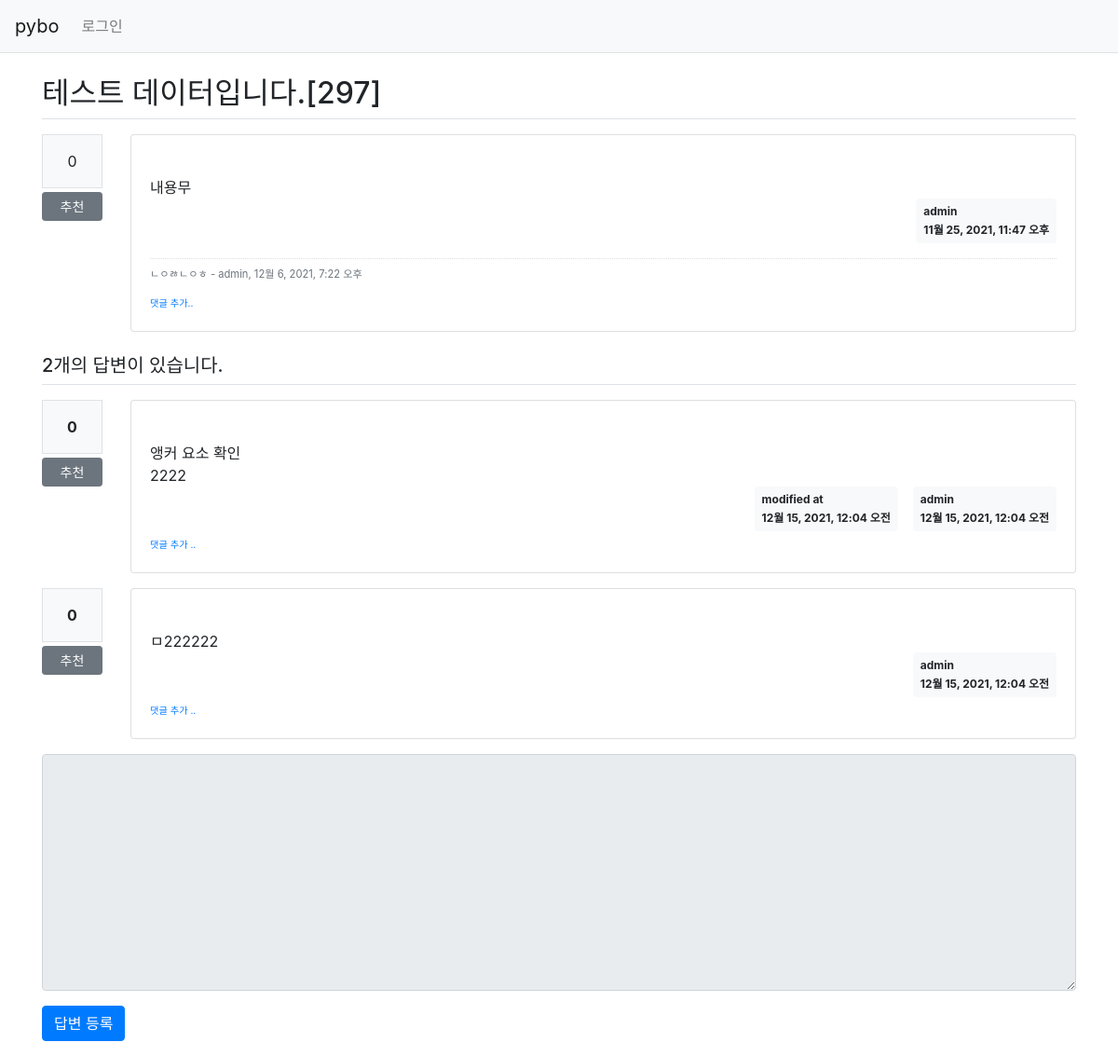
/pybo/303/, run on an earlier commit of the app's database.
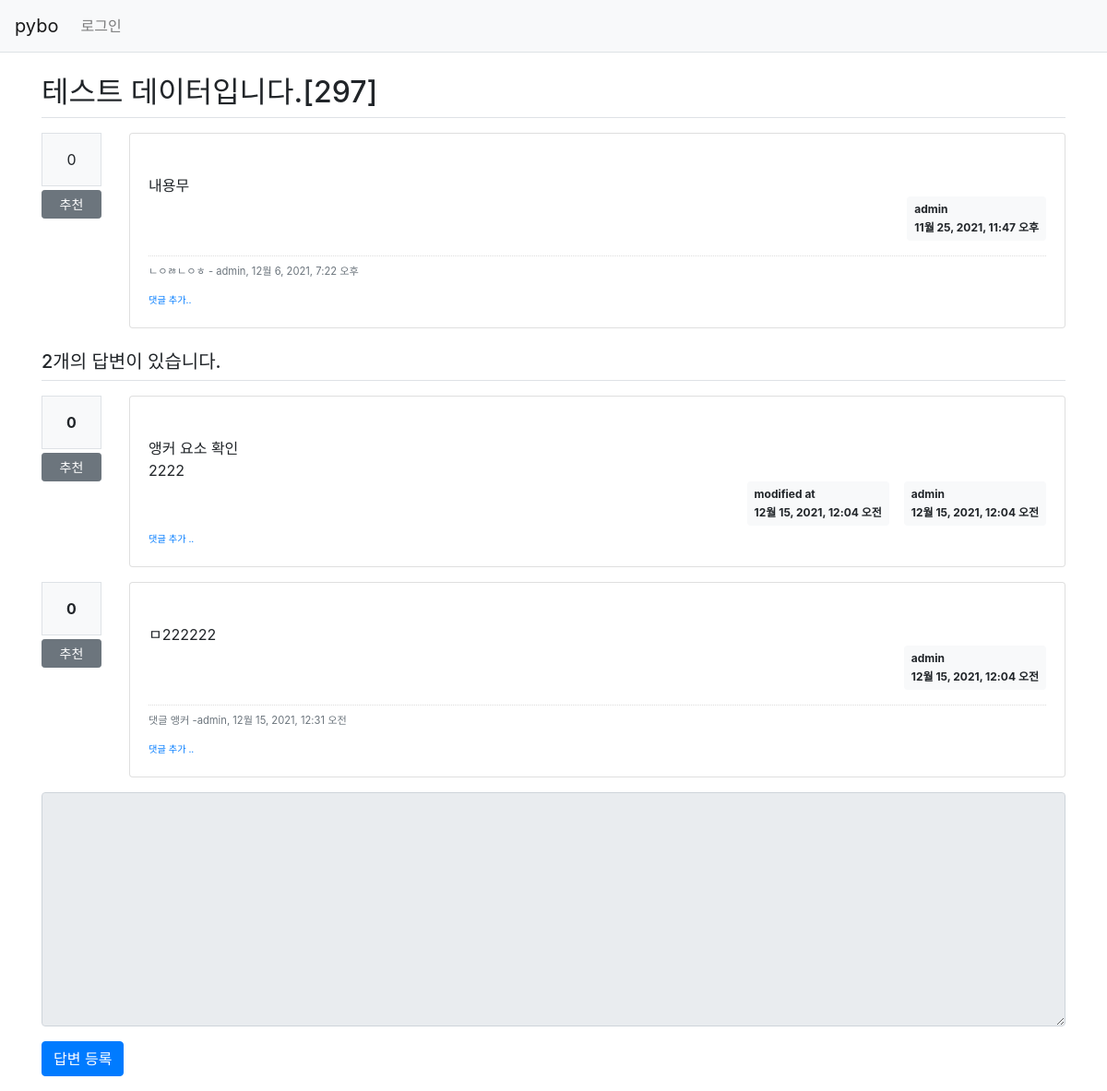
And on a later commit of the database.
### pybo/models.py (models this page shows)
class Comment(models.Model):
    author = models.ForeignKey(User, on_delete=models.CASCADE)
    content = models.TextField()
    create_date = models.DateTimeField()
    modify_date = models.DateTimeField(null=True, blank=True)
    question = models.ForeignKey(Question, null=True, blank=True,
                                 on_delete=models.CASCADE)
    answer = models.ForeignKey(Answer, null=True, blank=True, on_delete=models.CASCADE)

class Answer(models.Model):
    author= models.ForeignKey(User, on_delete=models.CASCADE,
                              related_name='author_answer')#,null="True) 이것은 글쓴이가 null을 포함할 경우.
    question = models.ForeignKey(Question, on_delete=models.CASCADE)
    content = models.TextField()
    create_date = models.DateTimeField()
    modify_date = models.DateTimeField(null=True, blank=True)
    voter = models.ManyToManyField(User, related_name='voter_answer')

### pybo/views/base_views.py (the view)
# urls.py: path('<int:question_id>/', base_views.detail, name = 'detail'),
def detail(request, question_id):
    question = get_object_or_404(Question, pk=question_id) #Question.objects.get(id=question_id)
    context = {'question' : question}
    return render(request, 'pybo/question_detail.html', context)

### templates/pybo/question_detail.html (shortened to what the changed rows need)
{% extends 'base.html' %}
{% block content %}
<div class="container my-3">
    <h2 class="border-bottom py-2">{{ question.subject }}</h2>
    <div class="row my-3">
        <div class="col-11">
            <div class="card">
                <div class="card-body">
                    {% if question.comment_set.count > 0 %}
                    <div class="mt-3">
                        {% for comment in question.comment_set.all %}
                        <div class="comment py-2 text-muted">
                            <span style="white-space: pre-line;">{{ comment.content }}</span>
                            <span>
                             - {{ comment.author }}, {{ comment.create_date }}
                        </span>
                        </div>
                        {% endfor %}
                    </div>
                    {% endif %}
                </div>
            </div>
        </div>
    </div>
    {% for answer in question.answer_set.all %}
    <div class="row my-3">
        <div class="col-1">
            <div class="bg-light text-center p-3 border font-weight-bolder mb-1">
                {{ answer.voter.count }}
            </div>
            <a href="#" data-uri="{% url 'pybo:vote_answer' answer.id %}"
            class="recommend btn btn-sm btn-secondary btn-block my-1">추천</a>
        </div>
        <div class="col-11">
            <div class="card">
                <div class="card-body">
                    <div class="card-text" style="white-space: pre-line;">
                        {{ answer.content }}
                    </div>
                    <div class="d-flex justify-content-end">
                        {% if answer.modify_date %}
                        <div class="badge badge-light p-2 text-left mx-3">
                            <div class="mb-2">modified at</div>
                            <div>{{ answer.modify_date }}</div>
                        </div>
                        {% endif %}
                        <div class="badge badge-light p-2 text-left">
                            <div class="mb-2">{{answer.author.username}}</div>
                            <div>{{ answer.create_date }}</div>
                        </div>
                    </div>
                    {% if answer.comment_set.count > 0 %}
                    <div class="mt-3">
                        {% for comment in answer.comment_set.all %}
                        <div class="comment py-2 text-muted">
                            <span style="white-space : pre-line;">{{ comment.content }}</span>
                            <span>
                        -{{ comment.author }}, {{ comment.create_date }}
                    </span>
                        </div>
                        {% endfor %}
                    </div>
                    {% endif %}
                    <div>
                        <a href="{% url 'pybo:comment_create_answer' answer.id %}"
                           class="small"><small>댓글 추가 ..</small></a>
                    </div>
                </div>
            </div>
        </div>
    </div>
    {% endfor %}
</div>
{% endblock %}

What changed in the data, as far as the page shows it:
added Comment: content "댓글 앵커", author "admin", create_date "12월 15, 2021, 12:31 오전", shown under Answer (number 2 of 2 on the later page)
